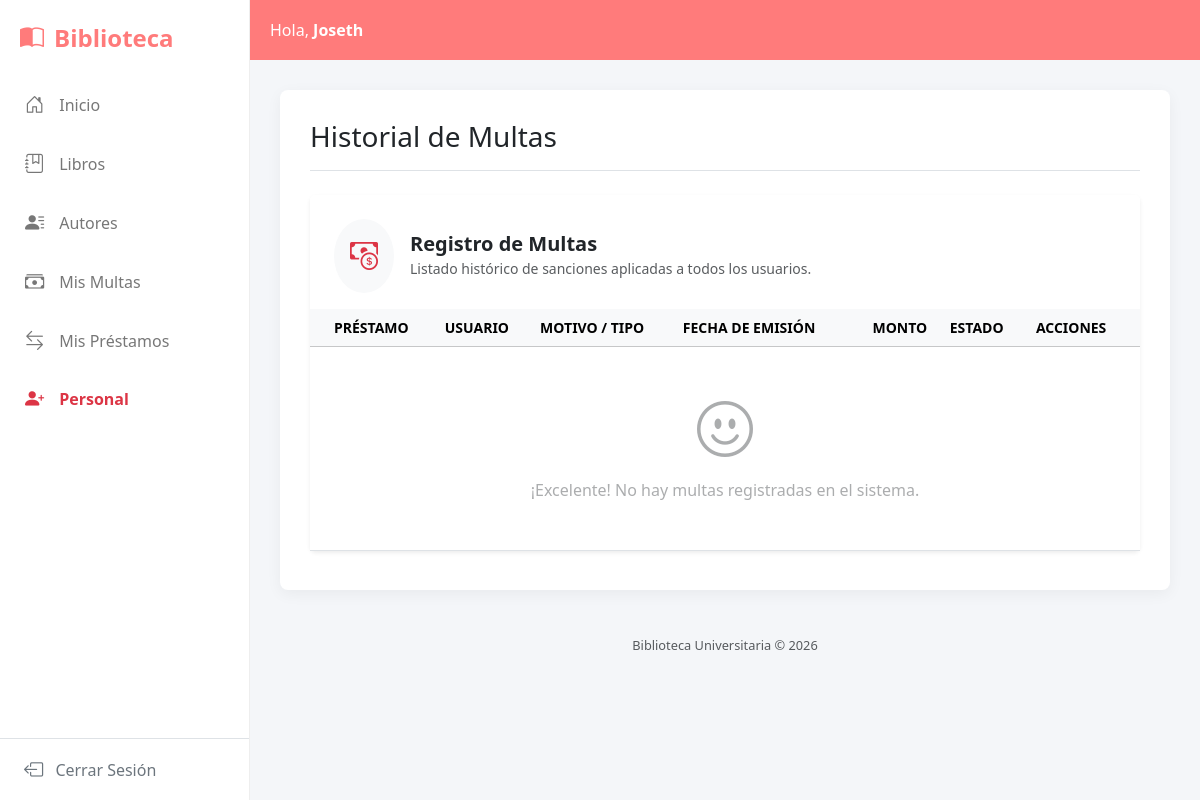
/multas/ (signed in), run on an earlier commit of the app's database.
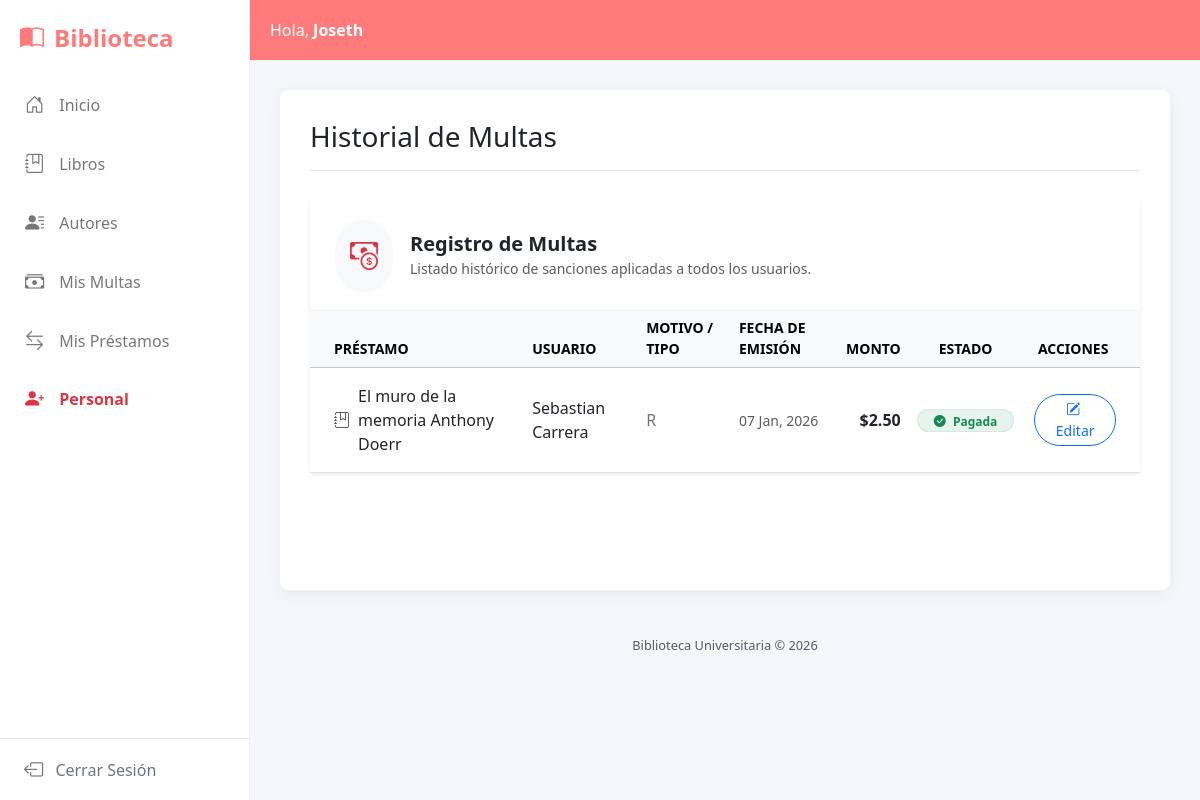
And on a later commit of the database.
### gestion/models.py (models this page shows, shortened)
class Multa(models.Model):
    prestamo = models.ForeignKey(Prestamo, related_name="multas", on_delete=models.PROTECT)
    usuario = models.ForeignKey(User, on_delete=models.CASCADE, null=True, blank=True)
    tipo = models.CharField(
        max_length=10,
        choices=(
            ('r', 'retraso'),
            ('p', 'perdida'),
            ('d', 'deterioro')
        )
    )
    monto = models.DecimalField(max_digits=5, decimal_places=2, default=0)
    pagada = models.BooleanField(default=False)
    fecha = models.DateField(default=timezone.now)

class Prestamo(models.Model):
    estados = [
        ('solicitado', 'Solicitado'),
        ('aprobado', 'Aprobado'),
        ('devuelto', 'Devuelto'),
    ]
    libro = models.ForeignKey(Libro, related_name="prestamos", on_delete=models.PROTECT)
    usuario = models.ForeignKey(settings.AUTH_USER_MODEL, related_name="prestamos", on_delete=models.PROTECT)
    fecha_prestamo = models.DateField(default=timezone.now)
    fecha_max = models.DateField(default=timezone.now)
    fecha_devolucion = models.DateField(blank=True, null=True)
    tiene_multa = models.BooleanField(default=False)
    estado = models.CharField(max_length=20, choices=estados, default='solicitado')
    class Meta:
        permissions = (
            ("ver_prestamos", "Puede ver prestamos"),
            ("gestionar_prestamos", "Puede gestionar prestamos"),
        )

class Libro(models.Model):
    titulo = models.CharField(max_length=20)
    anio = models.IntegerField(blank=True, null=True)
    isbn = models.CharField(max_length=20, blank=True, null=True)
    autor = models.ForeignKey(Autor, related_name="libro", on_delete=models.PROTECT)
    editorial = models.CharField(max_length=255, blank=True, null=True)
    disponible = models.BooleanField(default=True)
    stock = models.PositiveIntegerField(default=1)
    def __str__(self):
        return f"{self.titulo} {self.autor}"

class Autor(models.Model):
    nombre = models.CharField(max_length=50)
    apellido = models.CharField(max_length=50, blank=True, null=True)
    bibliografia = models.CharField(max_length=200, blank=True, null=True)
    def __str__(self):
        return f"{self.nombre} {self.apellido}"

### gestion/views.py (the view)
# urls.py: path("multas/", views.lista_multas, name="lista_multas"),
@login_required
def lista_multas(request):
    if request.user.has_perm('gestion.view_multa'):
        multas = Multa.objects.all()
    else:
        multas = Multa.objects.filter(usuario=request.user)
    return render(request, 'multas.html', {'multas': multas})

### gestion/templates/multas.html (shortened to what the changed rows need)
{% extends "index.html" %}
{% block contenido %}
<div class="row justify-content-center">
    <div class="col-12">
        <div class="card border-0 shadow-sm">
            <div class="card-body p-0">
                <div class="table-responsive">
                    <table class="table table-hover align-middle mb-0">
                        <thead class="table-light text-secondary small text-uppercase">
                            <tr>
                                <th scope="col" class="ps-4">Préstamo</th>
                                <th scope="col">Usuario</th>
                                <th scope="col">Motivo / Tipo</th>
                                <th scope="col">Fecha de Emisión</th>
                                <th scope="col" class="text-end">Monto</th>
                                <th scope="col" class="text-center">Estado</th>
                                <th scope="col" class="text-center pe-4">Acciones</th>
                            </tr>
                        </thead>
                        <tbody>
                            {% for multa in multas %}
                            <tr>
                                <td class="ps-4 py-3">
                                    <div class="d-flex align-items-center">
                                        <i class="bi bi-journal-bookmark text-muted me-2"></i>
                                        <span class="fw-medium text-dark">
                                            {{ multa.prestamo.libro }}
                                        </span>
                                    </div>
                                </td>
                                <td>
                                    <span class="fw-medium text-dark">
                                        {% if multa.usuario.get_full_name %}
                                            {{ multa.usuario.get_full_name }}
                                        {% else %}
                                            {{ multa.usuario.username }}
                                        {% endif %}
                                    </span>
                                </td>
                                <td>
                                    <span class="text-secondary text-capitalize">
                                        {{ multa.tipo }}
                                    </span>
                                </td>
                                <td>
                                    <small class="text-muted">
                                        {{ multa.fecha|date:"d M, Y" }}
                                    </small>
                                </td>
                                <td class="text-end fw-bold text-dark">
                                    ${{ multa.monto }}
                                </td>
                                <td class="text-center">
                                    {% if multa.pagada %}
                                        <span class="badge bg-success bg-opacity-10 text-success rounded-pill px-3 border border-success border-opacity-10">
                                            <i class="bi bi-check-circle-fill me-1"></i> Pagada
                                        </span>
                                    {% else %}
                                        <span class="badge bg-danger bg-opacity-10 text-danger rounded-pill px-3 border border-danger border-opacity-10">
                                            <i class="bi bi-exclamation-circle-fill me-1"></i> Pendiente
                                        </span>
                                    {% endif %}
                                </td>
                                <td class="text-center pe-4">
                                    {% if perms.gestion.change_multa %}
                                        <a href="{% url 'editar_multas' multa.id %}" class="btn btn-sm btn-outline-primary rounded-pill px-3 ms-1">
                                            <i class="bi bi-pencil-square me-1"></i> Editar
                                        </a>
                                    {% endif %}
                                </td>
                            </tr>
                            {% empty %}
                            <tr>
                                <td colspan="7" class="text-center py-5">
                                    <div class="text-muted opacity-50">
                                        <i class="bi bi-emoji-smile display-4 d-block mb-3"></i>
                                        ¡Excelente! No hay multas registradas en el sistema.
                                    </div>
                                </td>
                            </tr>
                            {% endfor %}
                        </tbody>
                    </table>
                </div>
            </div>
        </div>
    </div>
</div>
{% endblock %}

What changed in the data, as far as the page shows it:
added Multa: prestamo.libro "El muro de la memoria Anthony Doerr", usuario.get_full_name "Sebastian Carrera", tipo "R", fecha "07 Jan, 2026", monto "2.50", pagada True (drawn)
Also different on the page:
text no longer shown: "¡Excelente! No hay multas registradas en el sistema."
